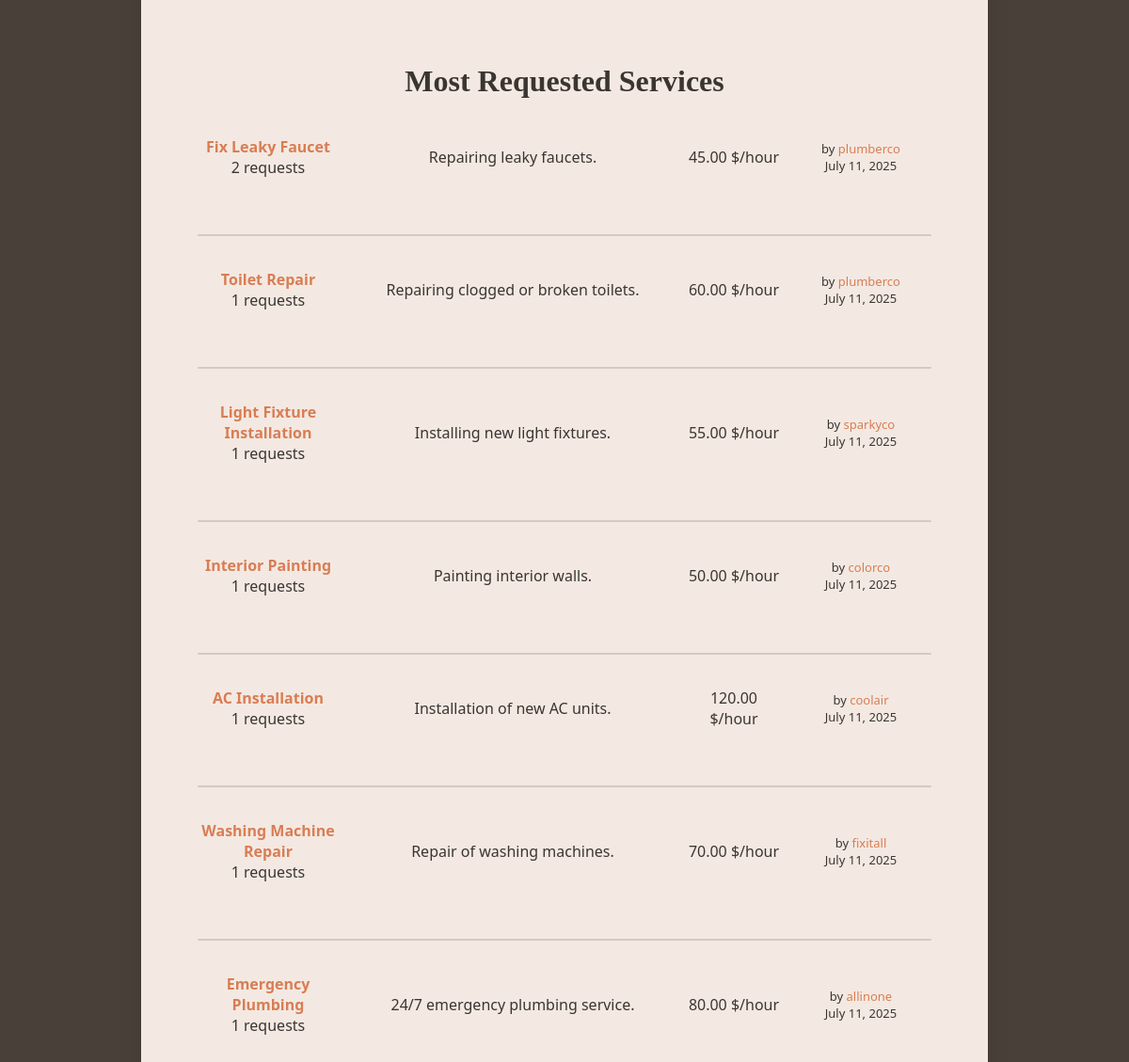
Before: / (lower part) with the older database file.
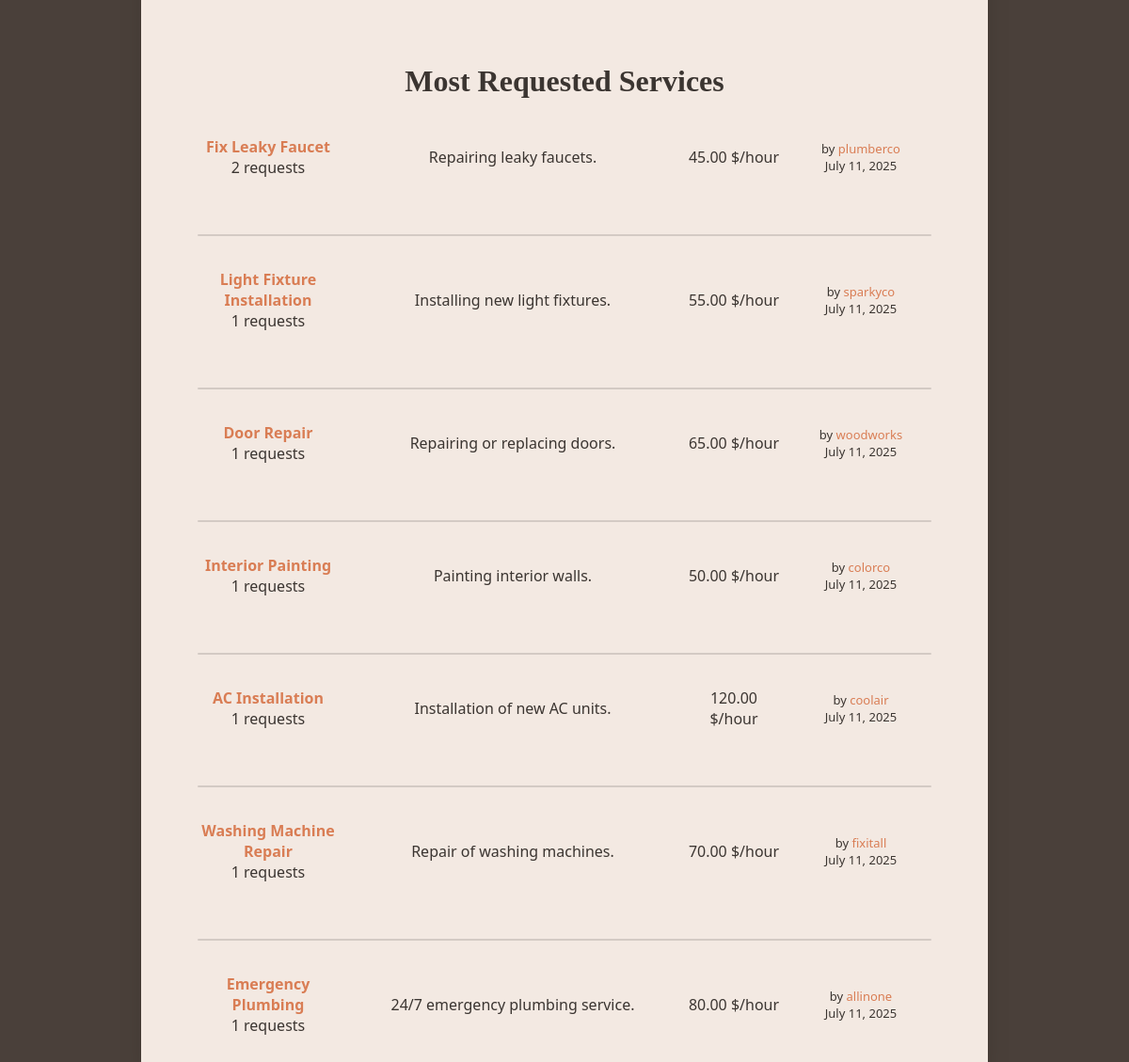
After: the same page with the newer database file.
### services/models.py (models this page shows, shortened)
class Service(models.Model):
    company = models.ForeignKey(Company, on_delete=models.CASCADE)
    name = models.CharField(max_length=40)
    description = models.TextField()
    price_hour = models.DecimalField(decimal_places=2, max_digits=100)
    rating = models.IntegerField(validators=[MinValueValidator(
        0), MaxValueValidator(5)], default=0)
    choices = (
        ('Air Conditioner', 'Air Conditioner'),
        ('Carpentry', 'Carpentry'),
        ('Electricity', 'Electricity'),
        ('Gardening', 'Gardening'),
        ('Home Machines', 'Home Machines'),
        ('House Keeping', 'House Keeping'),
        ('Interior Design', 'Interior Design'),
        ('Locks', 'Locks'),
        ('Painting', 'Painting'),
        ('Plumbing', 'Plumbing'),
        ('Water Heaters', 'Water Heaters'),
    )
    field = models.CharField(max_length=30, blank=False,
                             null=False, choices=choices)
    date = models.DateTimeField(auto_now=True, null=False)

### users/models.py (models this page shows, shortened)
class Company(models.Model):
    user = models.OneToOneField(
        User, on_delete=models.CASCADE, primary_key=True)
    field = models.CharField(max_length=70, choices=(('Air Conditioner', 'Air Conditioner'),
                                                     ('All in One', 'All in One'),
                                                     ('Carpentry', 'Carpentry'),
                                                     ('Electricity',
                                                      'Electricity'),
                                                     ('Gardening', 'Gardening'),
                                                     ('Home Machines',
                                                      'Home Machines'),
                                                     ('House Keeping',
                                                      'House Keeping'),
                                                     ('Interior Design',
                                                      'Interior Design'),
                                                     ('Locks', 'Locks'),
                                                     ('Painting', 'Painting'),
                                                     ('Plumbing', 'Plumbing'),
                                                     ('Water Heaters', 'Water Heaters')), blank=False, null=False)
    rating = models.IntegerField(
        validators=[MaxValueValidator(5), MinValueValidator(0)], default=0)

class User(AbstractUser):
    is_company = models.BooleanField(default=False)
    is_customer = models.BooleanField(default=False)
    email = models.CharField(max_length=100, unique=True)

### main/views.py (the view)
# urls.py: path('', v.home, name='home'),
def home(request):
    services_with_counts = Service.objects.annotate(num_requests=Count('servicerequest'))
    sorted_services = services_with_counts.order_by('-num_requests')
    top_3_services = []
    if sorted_services.exists():
        if sorted_services.count() >= 3:
            third_service_count = sorted_services[2].num_requests
        else:
            third_service_count = sorted_services.last().num_requests
        for service in sorted_services:
            if service.num_requests >= third_service_count:
                top_3_services.append(service)
            elif len(top_3_services) >= 3: # Stop if we already have 3 and the current service has fewer requests
                break
    return render(request, "main/home.html", {'top_services': top_3_services})

### main/templates/main/home.html (shortened to what this page needs)
{% extends 'main/base.html' %}
{% block content %}
    <p class="title">Most Requested Services</p>
    <div class='services_list'>
        {% if top_services %}
            {% for service in top_services %}
                <div class="service-header">
                    <p class="service-name">
                        <a href="/services/{{service.id}}">{{service.name}}</a><br>
                        {{ service.num_requests }} requests
                    </p>
                    <p class="service-description">{{service.description}}</p>
                    <p class="service-price">{{service.price_hour|floatformat:2}} $/hour</p>
                    <p class="service-company-info">
                        by <a href="/company/{{service.company.user}}">{{service.company.user}}</a>
                        <br>{{ service.date|date:"F d, Y" }}
                    </p>
                </div>
                {% if forloop.counter != top_services|length %}
                    <div class="line"></div>
                {% endif %}
            {% endfor %}
        {% else %}
            <h2>No services have been requested yet.</h2>
        {% endif %}
     </div>
{% endblock %}

Changed rows visible on the page:
no longer on this page (row edited): Service: name "Toilet Repair", num_requests "1", description "Repairing clogged or broken toilets.", price_hour "60.00", company.user "plumberco", date "July 11, 2025"
now on this page (row edited): Service: name "Door Repair", num_requests "1", description "Repairing or replacing doors.", price_hour "65.00", company.user "woodworks", date "July 11, 2025"
